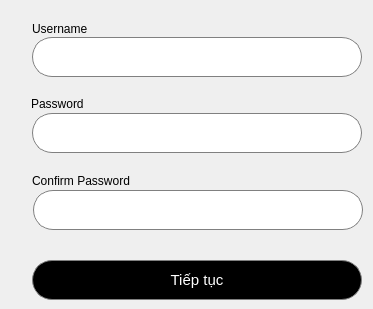
                 <widget class="QWidget" name="page_6">
                  <widget class="QLabel" name="label_15">
                   <property name="geometry">
                    <rect>
                     <x>31</x>
                     <y>96</y>
                     <width>161</width>
                     <height>16</height>
                    </rect>
                   </property>
                   <property name="text">
                    <string>Password</string>
                   </property>
                  </widget>
                  <widget class="QLineEdit" name="UserNametenant">
                   <property name="geometry">
                    <rect>
                     <x>32</x>
                     <y>37</y>
                     <width>330</width>
                     <height>40</height>
                    </rect>
                   </property>
                   <property name="minimumSize">
                    <size>
                     <width>330</width>
                     <height>40</height>
                    </size>
                   </property>
                   <property name="font">
                    <font>
                     <pointsize>11</pointsize>
                    </font>
                   </property>
                   <property name="styleSheet">
                    <string notr="true">QLineEdit{
padding-left:20px;
border: 1px solid gray;
border-radius: 20px;
	background-color: rgb(255, 255, 255);
}</string>
                   </property>
                   <property name="placeholderText">
                    <string/>
                   </property>
                  </widget>
                  <widget class="QPushButton" name="tieptucbtn">
                   <property name="geometry">
                    <rect>
                     <x>32</x>
                     <y>260</y>
                     <width>330</width>
                     <height>40</height>
                    </rect>
                   </property>
                   <property name="minimumSize">
                    <size>
                     <width>330</width>
                     <height>40</height>
                    </size>
                   </property>
                   <property name="font">
                    <font>
                     <pointsize>11</pointsize>
                     <bold>false</bold>
                    </font>
                   </property>
                   <property name="cursor">
                    <cursorShape>PointingHandCursor</cursorShape>
                   </property>
                   <property name="styleSheet">
                    <string notr="true">QPushButton{
border: 1px solid gray;
border-radius: 20px;
background-color: rgb(0, 0, 0);
color:white;
}</string>
                   </property>
                   <property name="text">
                    <string>Tiếp tục</string>
                   </property>
                  </widget>
                  <widget class="QWidget" name="layoutWidget_6">
                   <property name="geometry">
                    <rect>
                     <x>31</x>
                     <y>112</y>
                     <width>332</width>
                     <height>42</height>
                    </rect>
                   </property>
                   <layout class="QHBoxLayout" name="horizontalLayout_9">
                    <property name="spacing">
                     <number>0</number>
                    </property>
                    <item>
                     <widget class="QLineEdit" name="Passwordtenant">
                      <property name="minimumSize">
                       <size>
                        <width>330</width>
                        <height>40</height>
                       </size>
                      </property>
                      <property name="maximumSize">
                       <size>
                        <width>300</width>
                        <height>16777215</height>
                       </size>
                      </property>
                      <property name="font">
                       <font>
                        <pointsize>11</pointsize>
                       </font>
                      </property>
                      <property name="styleSheet">
                       <string notr="true">QLineEdit{
padding-left:20px;
border: 1px solid gray;
border-radius: 20px;
	background-color: rgb(255, 255, 255);
}</string>
                      </property>
                      <property name="text">
                       <string/>
                      </property>
                      <property name="echoMode">
                       <enum>QLineEdit::EchoMode::Password</enum>
                      </property>
                      <property name="placeholderText">
                       <string/>
                      </property>
                     </widget>
                    </item>
                   </layout>
                  </widget>
                  <widget class="QLabel" name="label_16">
                   <property name="geometry">
                    <rect>
                     <x>32</x>
                     <y>21</y>
                     <width>191</width>
                     <height>16</height>
                    </rect>
                   </property>
                   <property name="text">
                    <string>Username</string>
                   </property>
                  </widget>
                  <widget class="QWidget" name="layoutWidget_8">
                   <property name="geometry">
                    <rect>
                     <x>32</x>
                     <y>189</y>
                     <width>332</width>
                     <height>42</height>
                    </rect>
                   </property>
                   <layout class="QHBoxLayout" name="horizontalLayout_11">
                    <property name="spacing">
                     <number>0</number>
                    </property>
                    <item>
                     <widget class="QLineEdit" name="Cfpasstenant">
                      <property name="minimumSize">
                       <size>
                        <width>330</width>
                        <height>40</height>
                       </size>
                      </property>
                      <property name="maximumSize">
                       <size>
                        <width>300</width>
                        <height>16777215</height>
                       </size>
                      </property>
                      <property name="font">
                       <font>
                        <pointsize>11</pointsize>
                       </font>
                      </property>
                      <property name="styleSheet">
                       <string notr="true">QLineEdit{
padding-left:20px;
border: 1px solid gray;
border-radius: 20px;
	background-color: rgb(255, 255, 255);
}</string>
                      </property>
                      <property name="text">
                       <string/>
                      </property>
                      <property name="echoMode">
                       <enum>QLineEdit::EchoMode::Password</enum>
                      </property>
                      <property name="placeholderText">
                       <string/>
                      </property>
                     </widget>
                    </item>
                   </layout>
                  </widget>
                  <widget class="QLabel" name="label_18">
                   <property name="geometry">
                    <rect>
                     <x>32</x>
                     <y>173</y>
                     <width>171</width>
                     <height>16</height>
                    </rect>
                   </property>
                   <property name="text">
                    <string>Confirm Password</string>
                   </property>
                  </widget>
                  <widget class="QLabel" name="usernamefailtenant">
                   <property name="geometry">
                    <rect>
                     <x>32</x>
                     <y>78</y>
                     <width>271</width>
                     <height>16</height>
                    </rect>
                   </property>
                   <property name="font">
                    <font>
                     <pointsize>8</pointsize>
                    </font>
                   </property>
                   <property name="styleSheet">
                    <string notr="true">color: rgb(255, 0, 0);
border:none</string>
                   </property>
                   <property name="text">
                    <string/>
                   </property>
                  </widget>
                  <widget class="QLabel" name="passfailtenant">
                   <property name="geometry">
                    <rect>
                     <x>32</x>
                     <y>230</y>
                     <width>241</width>
                     <height>16</height>
                    </rect>
                   </property>
                   <property name="font">
                    <font>
                     <pointsize>8</pointsize>
                    </font>
                   </property>
                   <property name="styleSheet">
                    <string notr="true">color: rgb(255, 0, 0);
border:none</string>
                   </property>
                   <property name="text">
                    <string/>
                   </property>
                  </widget>
                 </widget>
